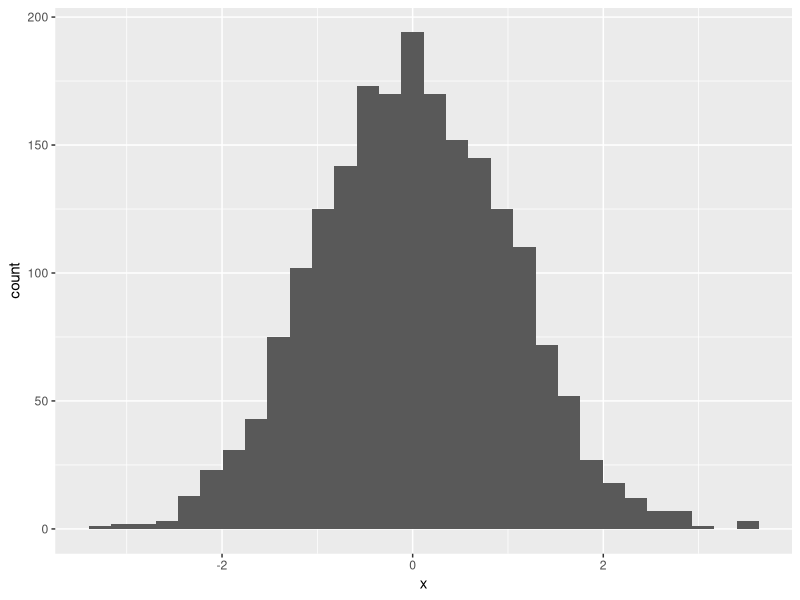
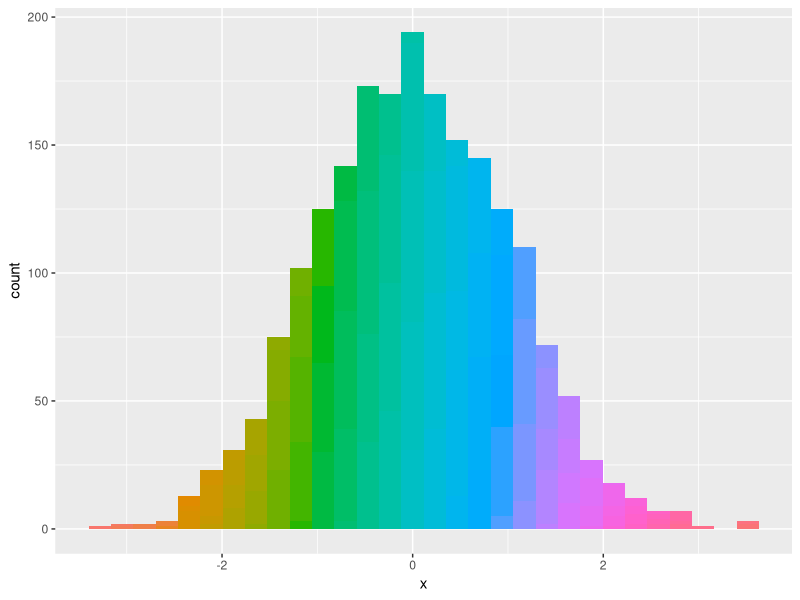

R code for these plots, in order:
set.seed(070510)
d <- data.frame(x = rnorm(2000))

head(d)
#>            x
#> 1  1.3681661
#> 2 -0.0452337
#> 3  0.0290572
#> 4 -0.8717429
#> 5  0.9565475
#> 6 -0.5521690
library(ggplot2)

ggplot(d, aes(x)) +
  geom_histogram()
ggplot(d, aes(x, fill = cut(x, 100))) +
  geom_histogram(show.legend = FALSE)

